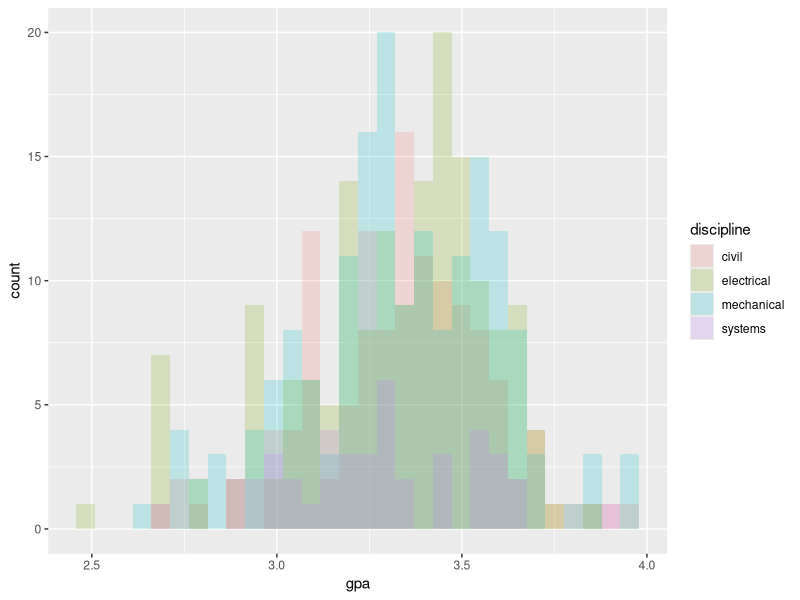
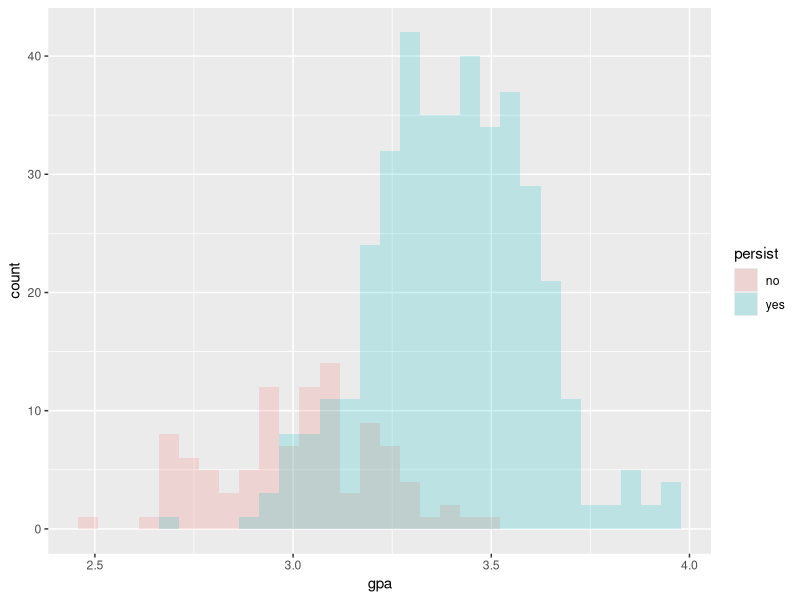
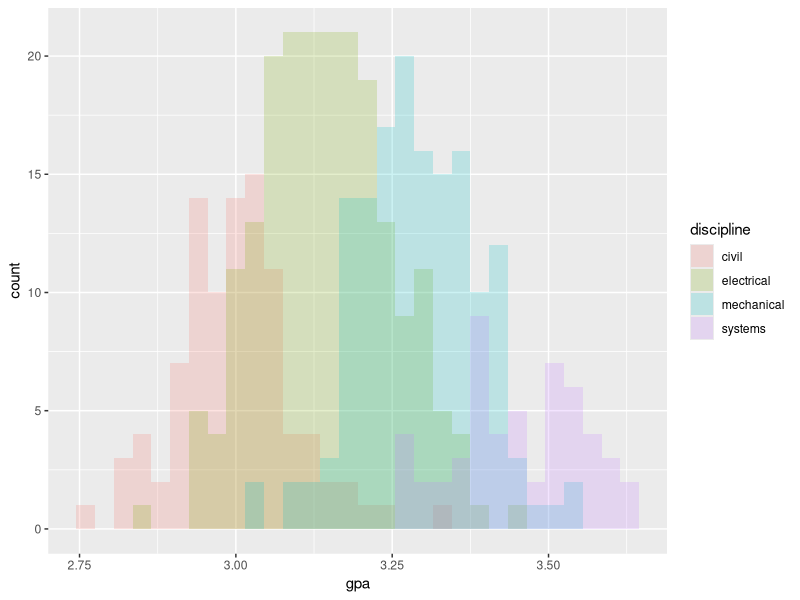
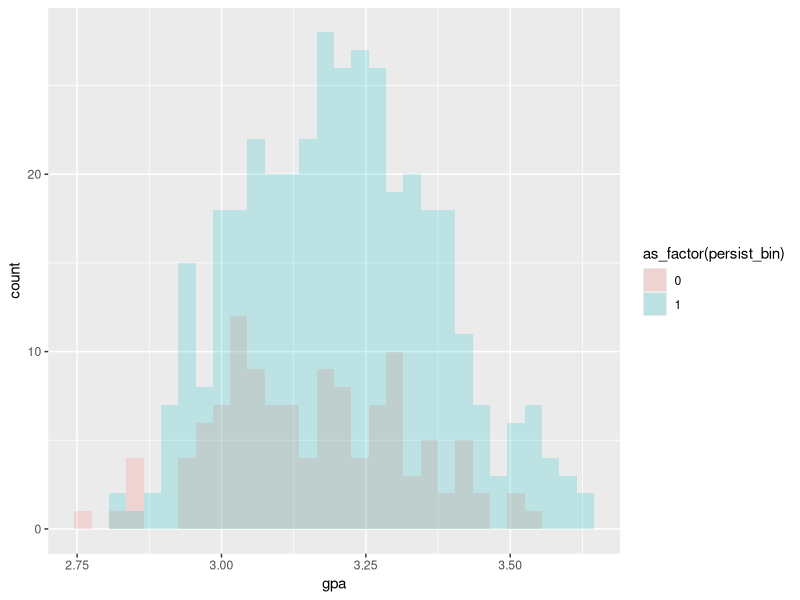
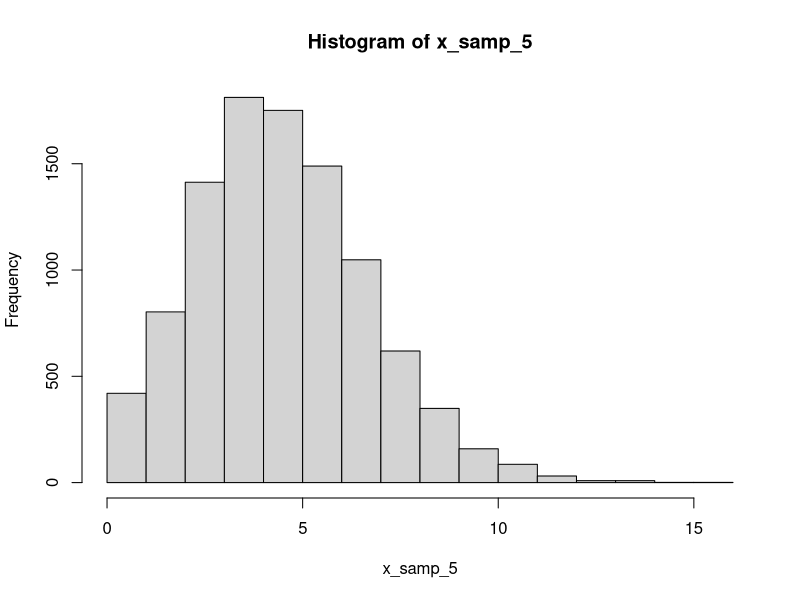
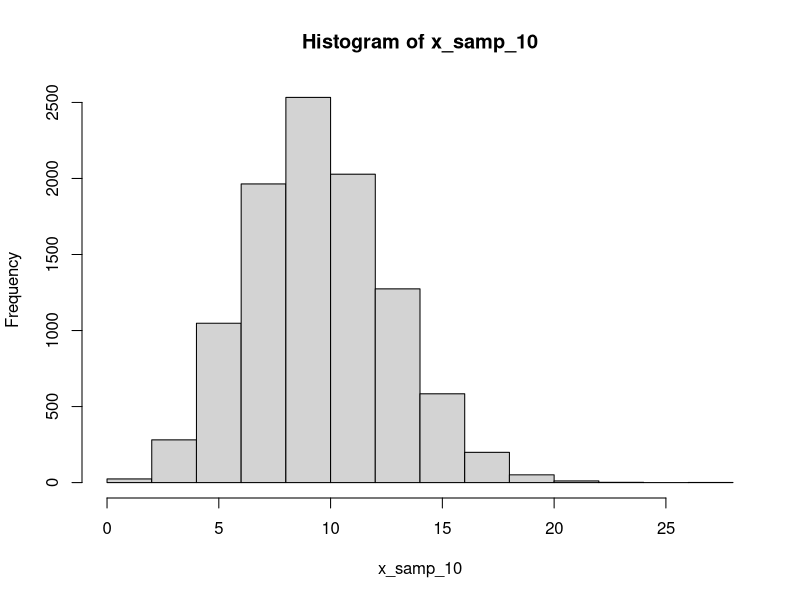
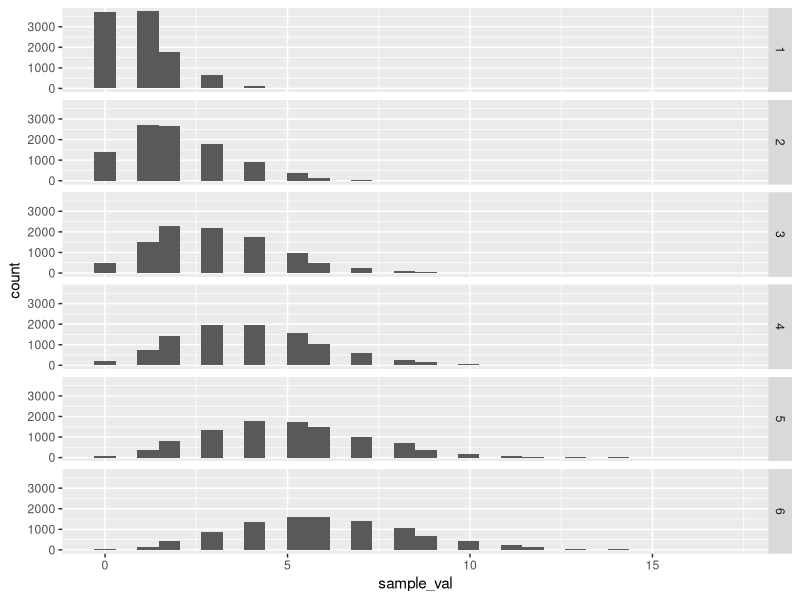

These charts were generated, in order, by the following R code:
## ---- chunk 1
knitr::opts_chunk$set(echo = TRUE)
library(tidyverse)
library(broom)
library(psych)

## ---- chunk 2
disciplines <- c("civil", "mechanical", "electrical", "systems")
disciplines_prob <- c(0.25, 0.3, 0.35, 0.1)


know_engineer <- c("immediate_fam", "distant_fam", "friend", "none")
know_engineer_prob <- c(0.2, 0.4, 0.3, 0.1)


persistence <- c("yes", "no")
persistence_prob <- c(0.8, 0.2)

## ---- chunk 3
samp_size <- 500

disc_samp <- sample(x = disciplines, size = samp_size, prob = disciplines_prob, replace = TRUE)
know_samp <- sample(x = know_engineer, size = samp_size, prob = know_engineer_prob, replace = TRUE)
pers_samp <- sample(x = persistence, size = samp_size, prob = persistence_prob, replace = TRUE)


samp_df <- tibble(discipline = disc_samp,
                  know_eng = know_samp,
                  persist = pers_samp,
                  gpa = round(rnorm(n = samp_size, mean = 3, sd = 0.3), 2))
## ---- chunk 4
samp_df <- samp_df %>% 
  mutate(persist_bin = case_when(persist == "yes" ~ 1,
                                 persist == "no" ~ 0))

## ---- chunk 5
str(samp_df)
table(samp_df$persist)

describe(samp_df)

table(samp_df$discipline)

xtabs(~ discipline + persist_bin, data = samp_df)
## ---- chunk 6
model <- glm(persist_bin ~ discipline + know_eng + gpa, data = samp_df, family = binomial())
summary(model)
tidy(model)
## ---- chunk 7
disciplines <- c("civil", "mechanical", "electrical", "systems")
disciplines_prob <- c(0.25, 0.3, 0.35, 0.1)


know_engineer <- c("immediate_fam", "distant_fam", "friend", "none")
know_engineer_prob <- c(0.2, 0.4, 0.3, 0.1)

## ---- chunk 8
samp_size <- 5000

disc_samp_2 <- sample(x = disciplines, size = samp_size, prob = disciplines_prob, replace = TRUE)
know_samp_2 <- sample(x = know_engineer, size = samp_size, prob = know_engineer_prob, replace = TRUE)
#pers_samp_2 <- sample(x = persistence, size = samp_size, prob = persistence_prob, replace = TRUE)

## ---- chunk 9
samp_df_2 <- tibble(discipline = disc_samp_2,
                  know_eng = know_samp_2,
                  gpa = round(rnorm(n = samp_size, mean = 3, sd = 0.3), 2))

## ---- chunk 10
samp_df_2 <- samp_df_2 %>% 
  mutate(persist_prob = case_when(discipline == "civil" ~ 0.6,
                             discipline == "mechanical" ~ 0.7,
                             discipline == "electrical" ~ 0.8,
                             discipline == "systems" ~ 0.9))
## ---- chunk 11
persist_outcome <- modify(.x = samp_df_2$persist_prob, .f = ~rbinom(n = 1, size = 1, prob = .x))
## ---- chunk 12
samp_df_2$persist_bin <- persist_outcome
## ---- chunk 13
str(samp_df_2)
## ---- chunk 14
xtabs(~ persist_bin + discipline, data=samp_df_2)
## ---- chunk 15
describe(samp_df_2)
## ---- chunk 16
table(samp_df_2$discipline)
## ---- chunk 17
model_2 <- glm(persist_bin ~ discipline + know_eng + gpa, data = samp_df_2, family = binomial())
## ---- chunk 18
summary(model_2)
## ---- chunk 19
tidy(model_2)
## ---- chunk 20
disciplines <- c("civil", "mechanical", "electrical", "systems")
disciplines_prob <- c(0.25, 0.3, 0.35, 0.1)

know_engineer <- c("immediate_fam", "distant_fam", "friend", "none")
know_engineer_prob <- c(0.2, 0.4, 0.3, 0.1)

## ---- chunk 21
samp_size <- 500

disc_samp_3 <- sample(x = disciplines, size = samp_size, prob = disciplines_prob, replace = TRUE)
know_samp_3 <- sample(x = know_engineer, size = samp_size, prob = know_engineer_prob, replace = TRUE)
pers_samp_3 <- sample(x = persistence, size = samp_size, prob = persistence_prob, replace = TRUE)
## ---- chunk 22
samp_df_3 <- tibble(discipline = disc_samp_3,
                  know_eng = know_samp_3,
                  persist = pers_samp_3)
## ---- chunk 23
samp_df_3 <- samp_df_3 %>% 
  mutate(persist_bin = case_when(persist == "yes" ~ 1,
                                 persist == "no" ~ 0))
## ---- chunk 24
samp_df_3 <- samp_df_3 %>% 
  mutate(gpa_mean = case_when(persist == "yes" ~ 3.4,
                              persist == "no" ~ 3.0))
## ---- chunk 25
gpa_vec <- round(modify(.x = samp_df_3$gpa_mean, .f = ~rnorm(n = 1, mean = .x, sd = .2)), 2)
## ---- chunk 26
samp_df_3$gpa <- gpa_vec
## ---- chunk 27
str(samp_df_3)
## ---- chunk 28
xtabs(~ persist_bin + discipline, data=samp_df_3)
## ---- chunk 29
describe(samp_df_3)
## ---- chunk 30
table(samp_df_3$discipline)
## ---- chunk 31
samp_df_3 %>% 
  ggplot(aes(x = gpa, fill = discipline)) +
  geom_histogram(alpha = 0.2, position = "identity")
# be sure to put alpha before position
## ---- chunk 32
samp_df_3 %>% 
  ggplot(aes(x = gpa, fill = persist)) +
  geom_histogram(alpha = 0.2, position = "identity")
## ---- chunk 33
model_3 <- glm(persist_bin ~ discipline + know_eng + gpa, data = samp_df_3, family = binomial())
## ---- chunk 34
summary(model_3)
tidy(model_3)
## ---- chunk 35
disciplines <- c("civil", "mechanical", "electrical", "systems")
disciplines_prob <- c(0.25, 0.3, 0.35, 0.1)

know_engineer <- c("immediate_fam", "distant_fam", "friend", "none")
know_engineer_prob <- c(0.2, 0.4, 0.3, 0.1)
## ---- chunk 36
samp_size <- 500

student_id <- seq(samp_size)
disc_samp_4 <- sample(x = disciplines, size = samp_size, prob = disciplines_prob, replace = TRUE)
know_samp_4 <- sample(x = know_engineer, size = samp_size, prob = know_engineer_prob, replace = TRUE)
pers_samp_4 <- sample(x = persistence, size = samp_size, prob = persistence_prob, replace = TRUE)
## ---- chunk 37
samp_df_4 <- tibble(sid = student_id,
                    discipline = disc_samp_4,
                    know_eng = know_samp_4)
## ---- chunk 38
samp_df_4 <- samp_df_4 %>% 
  mutate(gpa_mean = case_when(discipline == "civil" ~ 3.0,
                              discipline == "electrical" ~ 3.15,
                              discipline == "mechanical" ~ 3.3,
                              discipline == "systems" ~ 3.45))
## ---- chunk 39
gpa_vec <- round(modify(.x = samp_df_4$gpa_mean, .f = ~rnorm(n = 1, mean = .x, sd = .1)), 2)
## ---- chunk 40
samp_df_4$gpa <- gpa_vec
## ---- chunk 41
samp_df_4 <- samp_df_4 %>% 
  mutate(persist_prob = case_when(discipline == "civil" ~ 0.6,
                                  discipline == "mechanical" ~ 0.7,
                                  discipline == "electrical" ~ 0.8,
                                  discipline == "systems" ~ 0.9))
## ---- chunk 42
persist_outcome <- modify(.x = samp_df_4$persist_prob, .f = ~rbinom(n = 1, size = 1, prob = .x))
## ---- chunk 43
samp_df_4$persist_bin <- persist_outcome
## ---- chunk 44
str(samp_df_4)
## ---- chunk 45
xtabs(~ persist_bin + discipline, data=samp_df_4)

## ---- chunk 46
describe(samp_df_4)
## ---- chunk 47
table(samp_df_4$discipline)
## ---- chunk 48
samp_df_4 %>% 
  ggplot(aes(x = gpa, fill = discipline)) +
  geom_histogram(alpha = 0.2, position = "identity")
## ---- chunk 49
samp_df_4 %>% 
  ggplot(aes(x = gpa, fill = as_factor(persist_bin))) +
  geom_histogram(alpha = 0.2, position = "identity")
## ---- chunk 50
model_4 <- glm(persist_bin ~ discipline + know_eng + gpa, data = samp_df_4, family = binomial())
summary(model_4)
tidy(model_4)
## ---- chunk 51
n <- 10000
set.seed(123)


x_samp_5 <- rpois(n, lambda = 5)
hist(x_samp_5)
## ---- chunk 52
x_samp_10 <- rpois(n, lambda = 10)
hist(x_samp_10)
## ---- chunk 53
param_vect <- rep(c(1, 2, 3, 4, 5, 6), each = n)
samp_vect <- modify(.x = param_vect, .f = ~ rpois(n = 1, lambda = .x))
## ---- chunk 54
samp_df <- tibble(param_val = param_vect,
                  sample_val = samp_vect)
## ---- chunk 55
samp_df %>%
  ggplot(aes(x = sample_val)) +
  geom_histogram() +
  facet_grid(param_val ~ .)
